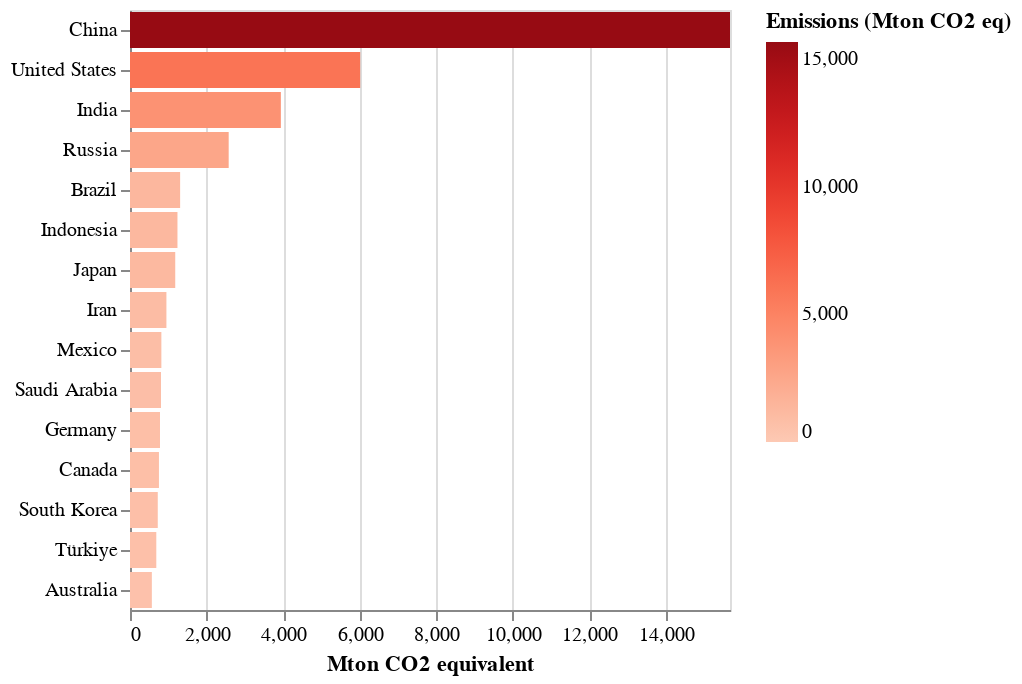

The code cell stored with this chart in its notebook:
### Code cell
alt.data_transformers.disable_max_rows()
max_emissions = max(ghg_melted.Emissions)
year_slider = alt.binding_range(min=1970, max=2022, step=1)
slider_selection = alt.selection_point(bind=year_slider, fields=['Year'], name="Select", value=2022)

ghg_country_chart = alt.Chart(ghg_melted).mark_bar().add_params(
    slider_selection
).transform_filter(
    slider_selection
).transform_window(
    rank='rank(Emissions)',
    sort=[alt.SortField('Emissions', order='descending')],
    groupby=['Year']
).transform_filter(
    alt.datum.rank <= 15
).encode(
    y=alt.Y('Country:N', sort=alt.EncodingSortField(field='Emissions', order='descending'), axis=alt.Axis(title=None)),
    x=alt.X(
        'Emissions:Q',
        title='Mton CO2 equivalent',
        scale=alt.Scale(domain=(0, max_emissions))
    ),
    color=alt.Color('Emissions:Q', legend=alt.Legend(title="Emissions (Mton CO2 eq)"), scale=alt.Scale(domain=(0, max_emissions), scheme='reds')),
    tooltip=['Country', 'Year', 'Emissions']
)

ghg_country_chart

### Figure 1 — Vega-Lite specification as saved in the notebook (floating-point values rounded to 4 significant figures; data arrays with more than 128 entries replaced by an {"elided": "..."} marker saying what was removed)
{"config": {"view": {"continuousWidth": 300, "continuousHeight": 300}}, "data": {"name": "data-c8fb86ad0ca850e0ceac9c394eafd946"}, "mark": {"type": "bar"}, "encoding": {"color": {"field": "Emissions", "legend": {"title": "Emissions (Mton CO2 eq)"}, "scale": {"domain": [0, 15680.0], "scheme": "reds"}, "type": "quantitative"}, "tooltip": [{"field": "Country", "type": "nominal"}, {"field": "Year", "type": "quantitative"}, {"field": "Emissions", "type": "quantitative"}], "x": {"field": "Emissions", "scale": {"domain": [0, 15680.0]}, "title": "Mton CO2 equivalent", "type": "quantitative"}, "y": {"axis": {"title": null}, "field": "Country", "sort": {"field": "Emissions", "order": "descending"}, "type": "nominal"}}, "params": [{"name": "Select", "select": {"type": "point", "fields": ["Year"]}, "bind": {"input": "range", "max": 2022, "min": 1970, "step": 1}, "value": 2022}], "transform": [{"filter": {"param": "Select"}}, {"window": [{"op": "rank", "field": "Emissions", "as": "rank"}], "groupby": ["Year"], "sort": [{"field": "Emissions", "order": "descending"}]}, {"filter": "(datum.rank <= 15)"}], "$schema": "https://vega.github.io/schema/vega-lite/v5.16.3.json", "datasets": {"data-c8fb86ad0ca850e0ceac9c394eafd946": {"elided": "11130 records"}}}
